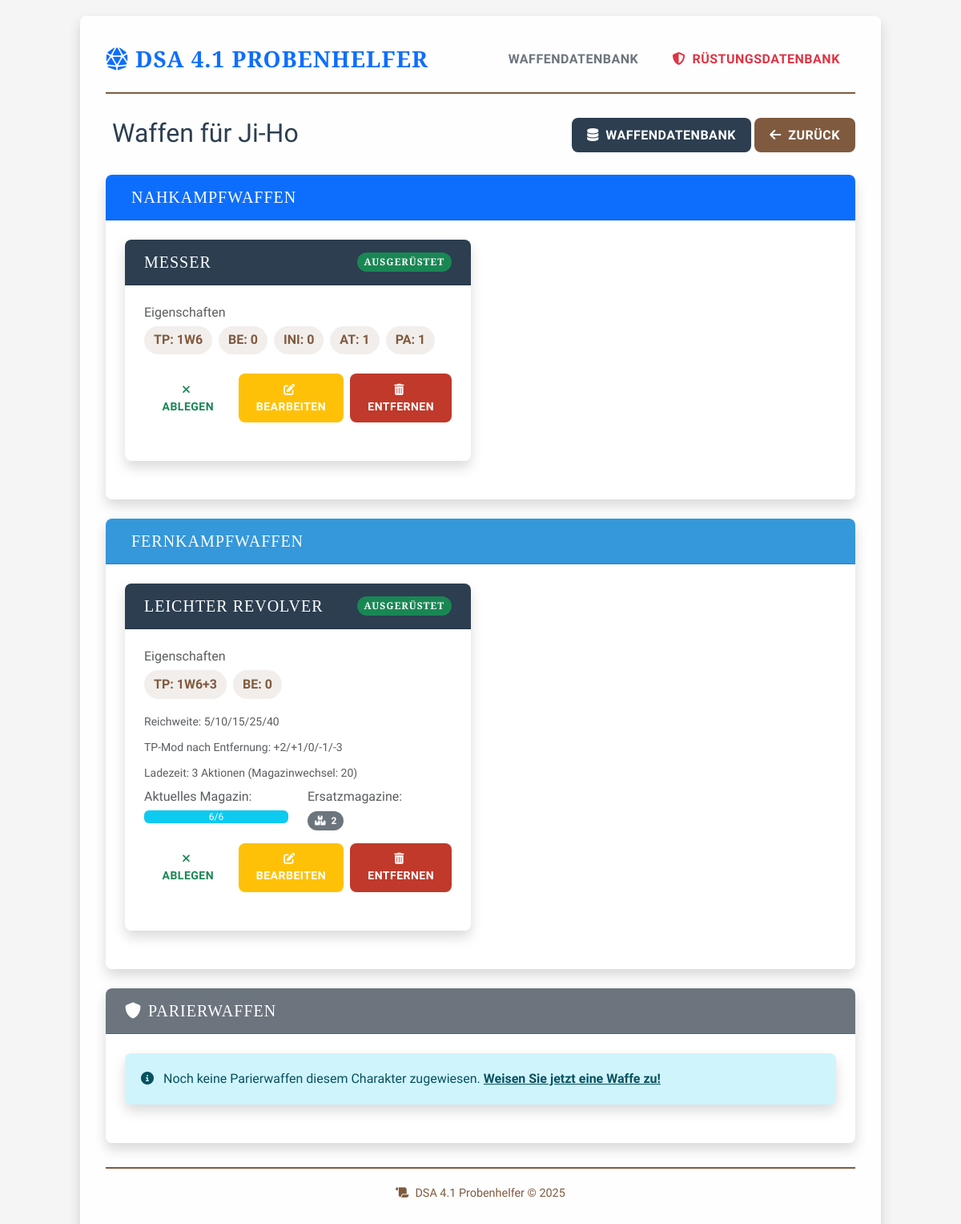
Screenshot of /character/1/weapons with the database file from the repository.
### app.py (models this page shows, shortened)
class Character(db.Model):
    id = db.Column(db.Integer, primary_key=True)
    name = db.Column(db.String(100), nullable=False)
    lp = db.Column(db.Integer, nullable=False)
    ap = db.Column(db.Integer, nullable=False)
    op = db.Column(db.Integer, nullable=False)
    chi = db.Column(db.Integer, nullable=False, default=0)  # Neue Spalte für Chi-Punkte
    rs_wert = db.Column(db.Integer, nullable=False)
    pa_basis = db.Column(db.Integer, nullable=False)
    at_basis = db.Column(db.Integer, nullable=False)
    wundschwelle = db.Column(db.Integer, nullable=False)
    damage = db.Column(db.Integer, nullable=False)
    wunden = db.Column(db.Integer, nullable=False)
    initiative = db.Column(db.Integer, nullable=False)
    mut = db.Column(db.Integer, nullable=False)
    klugheit = db.Column(db.Integer, nullable=False)
    intuition = db.Column(db.Integer, nullable=False)
    charisma = db.Column(db.Integer, nullable=False)
    fingerfertigkeit = db.Column(db.Integer, nullable=False)
    gewandtheit = db.Column(db.Integer, nullable=False)
    konstitution = db.Column(db.Integer, nullable=False)
    koerperkraft = db.Column(db.Integer, nullable=False)
    be = db.Column(db.Integer, default=0)
    talente = db.relationship('Talent', backref='character', lazy=True, cascade="all, delete-orphan")
    melee_weapon_links = db.relationship('CharacterMeleeWeapon', backref='character', lazy=True, cascade="all, delete-orphan")
    ranged_weapon_links = db.relationship('CharacterRangedWeapon', backref='character', lazy=True, cascade="all, delete-orphan")
    parry_weapon_links = db.relationship('CharacterParryWeapon', backref='character', lazy=True, cascade="all, delete-orphan")
    armor_links = db.relationship('CharacterArmor', backref='character', lazy=True, cascade="all, delete-orphan")

class CharacterMeleeWeapon(db.Model):
    __tablename__ = 'character_melee_weapon'
    id = db.Column(db.Integer, primary_key=True)
    character_id = db.Column(db.Integer, db.ForeignKey('character.id'), nullable=False)
    weapon_id = db.Column(db.Integer, db.ForeignKey('melee_weapon.id'), nullable=False)
    equipped = db.Column(db.Boolean, default=False)

class Weapon(db.Model):
    __abstract__ = True
    id = db.Column(db.Integer, primary_key=True)
    name = db.Column(db.String(100), nullable=False)

class MeleeWeapon(Weapon):
    __tablename__ = 'melee_weapon'
    be = db.Column(db.Integer, default=0)  # Behinderung
    tp = db.Column(db.String(20), nullable=False)  # z.B. "1W6+4"
    tp_kk_schwelle = db.Column(db.Integer, default=0)  # Ab welcher KK gibt es Bonus
    tp_kk_schritt = db.Column(db.Integer, default=0)  # Nach wie vielen Punkten über der Schwelle +1 TP
    ini_mod = db.Column(db.Integer, default=0)  # Initiative-Modifikator
    at_mod = db.Column(db.Integer, default=0)  # Attacke-Modifikator
    pa_mod = db.Column(db.Integer, default=0)  # Parade-Modifikator
    character_links = db.relationship('CharacterMeleeWeapon', backref='weapon', lazy=True, cascade="all, delete-orphan")

class CharacterRangedWeapon(db.Model):
    __tablename__ = 'character_ranged_weapon'
    id = db.Column(db.Integer, primary_key=True)
    character_id = db.Column(db.Integer, db.ForeignKey('character.id'), nullable=False)
    weapon_id = db.Column(db.Integer, db.ForeignKey('ranged_weapon.id'), nullable=False)
    equipped = db.Column(db.Boolean, default=False)
    munition_aktuell = db.Column(db.Integer, default=0)  # Aktuelle Munition
    magazine_count = db.Column(db.Integer, default=0)  # Anzahl zusätzlicher Magazine

class RangedWeapon(Weapon):
    __tablename__ = 'ranged_weapon'
    be = db.Column(db.Integer, default=0)  # Behinderung
    tp = db.Column(db.String(20), nullable=False)  # z.B. "1W6+4"
    reichweite = db.Column(db.String(50), nullable=False)  # z.B. "5/10/15/25/40"
    tp_mod_entfernung = db.Column(db.String(50), nullable=False)  # z.B. "+2/+1/0/-1/-3"
    ladezeit_einzeln = db.Column(db.Integer, default=1)  # Ladezeit innerhalb eines Magazins
    ladezeit_magazin = db.Column(db.Integer, nullable=True)  # Ladezeit für Magazinwechsel, NULL wenn kein Magazin
    munition_max = db.Column(db.Integer, default=0)  # Maximale Munition
    character_links = db.relationship('CharacterRangedWeapon', backref='weapon', lazy=True, cascade="all, delete-orphan")

### app.py (the view)
@app.route('/character/<int:character_id>/weapons')
def character_weapons(character_id):
    character = db.session.get(Character, character_id)
    if character is None:
        abort(404)
    melee_weapons = (db.session.query(CharacterMeleeWeapon)
                     .filter(CharacterMeleeWeapon.character_id == character_id)
                     .join(MeleeWeapon, CharacterMeleeWeapon.weapon_id == MeleeWeapon.id)
                     .all())
    ranged_weapons = (db.session.query(CharacterRangedWeapon)
                      .filter(CharacterRangedWeapon.character_id == character_id)
                      .join(RangedWeapon, CharacterRangedWeapon.weapon_id == RangedWeapon.id)
                      .all())
    parry_weapons = (db.session.query(CharacterParryWeapon)
                     .filter(CharacterParryWeapon.character_id == character_id)
                     .join(ParryWeapon, CharacterParryWeapon.weapon_id == ParryWeapon.id)
                     .all())
    return render_template('character_weapons.html',
                           character=character,
                           melee_weapons=melee_weapons,
                           ranged_weapons=ranged_weapons,
                           parry_weapons=parry_weapons)

### templates/character_weapons.html (shortened to what this page needs)
{% extends "layout.html" %}
{% block content %}
<div class="row mb-4">
  <div class="col">
    <h2>Waffen für {{ character.name }}</h2>
  </div>
  <div class="col text-end">
    <a href="{{ url_for('all_weapons') }}" class="btn btn-primary">
      <i class="fas fa-database me-1"></i> Waffendatenbank
    </a>
    <a href="{{ url_for('index') }}" class="btn btn-secondary">
      <i class="fas fa-arrow-left me-1"></i> Zurück
    </a>
  </div>
</div>
<div class="card mb-4">
  <div class="card-header bg-primary text-white">
    <h5 class="mb-0">Nahkampfwaffen</h5>
  </div>
  <div class="card-body">
    {% if melee_weapons %}
      <div class="row">
        {% for char_weapon in melee_weapons %}
          <div class="col-md-6 mb-4">
            <div class="card h-100 {% if char_weapon.equipped %}border-success{% endif %}">
              <div class="card-header d-flex justify-content-between align-items-center">
                <h5 class="mb-0">{{ char_weapon.weapon.name }}</h5>
                {% if char_weapon.equipped %}
                  <span class="badge bg-success">Ausgerüstet</span>
                {% endif %}
              </div>
              <div class="card-body">
                <div class="mb-3">
                  <h6 class="text-muted mb-2">Eigenschaften</h6>
                  <div class="d-flex flex-wrap mb-2">
                    <span class="weapon-tag">TP: {{ char_weapon.weapon.tp }}</span>
                    <span class="weapon-tag">BE: {{ char_weapon.weapon.be }}</span>
                    <span class="weapon-tag">INI: {{ char_weapon.weapon.ini_mod }}</span>
                    <span class="weapon-tag">AT: {{ char_weapon.weapon.at_mod }}</span>
                    <span class="weapon-tag">PA: {{ char_weapon.weapon.pa_mod }}</span>
                  </div>
                </div>
                <div class="d-flex justify-content-end">
                  <a href="{{ url_for('toggle_equip_melee', link_id=char_weapon.id) }}" class="btn {% if char_weapon.equipped %}btn-outline-success{% else %}btn-success{% endif %} btn-sm me-2">
                    <i class="fas {% if char_weapon.equipped %}fa-times{% else %}fa-check{% endif %} me-1"></i>
                    {% if char_weapon.equipped %}Ablegen{% else %}Ausrüsten{% endif %}
                  </a>
                  <a href="{{ url_for('edit_character_melee_weapon', link_id=char_weapon.id) }}" class="btn btn-warning btn-sm text-white me-2">
                    <i class="fas fa-edit me-1"></i> Bearbeiten
                  </a>
                  <a href="{{ url_for('remove_character_melee_weapon', link_id=char_weapon.id) }}" class="btn btn-danger btn-sm" onclick="return confirm('Waffe wirklich von diesem Charakter entfernen?')">
                    <i class="fas fa-trash-alt me-1"></i> Entfernen
                  </a>
                </div>
              </div>
            </div>
          </div>
        {% endfor %}
      </div>
    {% else %}
      <div class="alert alert-info">
        <i class="fas fa-info-circle me-2"></i> Noch keine Nahkampfwaffen diesem Charakter zugewiesen.
        <a href="{{ url_for('all_weapons') }}" class="alert-link">Weisen Sie jetzt eine Waffe zu!</a>
      </div>
    {% endif %}
  </div>
</div>
<div class="card mb-4">
  <div class="card-header bg-info text-white">
    <h5 class="mb-0">Fernkampfwaffen</h5>
  </div>
  <div class="card-body">
    {% if ranged_weapons %}
      <div class="row">
        {% for char_weapon in ranged_weapons %}
          <div class="col-md-6 mb-4">
            <div class="card h-100 {% if char_weapon.equipped %}border-success{% endif %}">
              <div class="card-header d-flex justify-content-between align-items-center">
                <h5 class="mb-0">{{ char_weapon.weapon.name }}</h5>
                {% if char_weapon.equipped %}
                  <span class="badge bg-success">Ausgerüstet</span>
                {% endif %}
              </div>
              <div class="card-body">
                <div class="mb-3">
                  <h6 class="text-muted mb-2">Eigenschaften</h6>
                  <div class="d-flex flex-wrap mb-2">
                    <span class="weapon-tag">TP: {{ char_weapon.weapon.tp }}</span>
                    <span class="weapon-tag">BE: {{ char_weapon.weapon.be }}</span>
                  </div>
                  <div class="mb-2">
                    <small class="text-muted">Reichweite: {{ char_weapon.weapon.reichweite }}</small>
                  </div>
                  <div class="mb-2">
                    <small class="text-muted">TP-Mod nach Entfernung: {{ char_weapon.weapon.tp_mod_entfernung }}</small>
                  </div>
                  <div class="mb-2">
                    <small class="text-muted">Ladezeit: {{ char_weapon.weapon.ladezeit_einzeln }} Aktionen
                    {% if char_weapon.weapon.ladezeit_magazin is not none %}
                      (Magazinwechsel: {{ char_weapon.weapon.ladezeit_magazin }})
                    {% endif %}
                    </small>
                  </div>
                  <div class="row mb-3">
                    <div class="col-md-6">
                      <h6 class="text-muted mb-2">Aktuelles Magazin:</h6>
                      <div class="progress">
                        {% set percent = (char_weapon.munition_aktuell / char_weapon.weapon.munition_max * 100) if char_weapon.weapon.munition_max > 0 else 0 %}
                        <div class="progress-bar bg-info" role="progressbar" style="width: {{ percent }}%"
                             aria-valuenow="{{ char_weapon.munition_aktuell }}" aria-valuemin="0" aria-valuemax="{{ char_weapon.weapon.munition_max }}">
                          {{ char_weapon.munition_aktuell }}/{{ char_weapon.weapon.munition_max }}
                        </div>
                      </div>
                    </div>
                    <div class="col-md-6">
                      <h6 class="text-muted mb-2">Ersatzmagazine:</h6>
                      <span class="badge bg-secondary">
                        <i class="fas fa-boxes me-1"></i> {{ char_weapon.magazine_count }}
                      </span>
                    </div>
                  </div>
                </div>
                <div class="d-flex justify-content-end">
                  <a href="{{ url_for('toggle_equip_ranged', link_id=char_weapon.id) }}" class="btn {% if char_weapon.equipped %}btn-outline-success{% else %}btn-success{% endif %} btn-sm me-2">
                    <i class="fas {% if char_weapon.equipped %}fa-times{% else %}fa-check{% endif %} me-1"></i>
                    {% if char_weapon.equipped %}Ablegen{% else %}Ausrüsten{% endif %}
                  </a>
                  <a href="{{ url_for('edit_character_ranged_weapon', link_id=char_weapon.id) }}" class="btn btn-warning btn-sm text-white me-2">
                    <i class="fas fa-edit me-1"></i> Bearbeiten
                  </a>
                  <a href="{{ url_for('remove_character_ranged_weapon', link_id=char_weapon.id) }}" class="btn btn-danger btn-sm" onclick="return confirm('Waffe wirklich von diesem Charakter entfernen?')">
                    <i class="fas fa-trash-alt me-1"></i> Entfernen
                  </a>
                </div>
              </div>
            </div>
          </div>
        {% endfor %}
      </div>
    {% else %}
      <div class="alert alert-info">
        <i class="fas fa-info-circle me-2"></i> Noch keine Fernkampfwaffen diesem Charakter zugewiesen.
        <a href="{{ url_for('all_weapons') }}" class="alert-link">Weisen Sie jetzt eine Waffe zu!</a>
      </div>
    {% endif %}
  </div>
</div>
<div class="card mb-4">
  <div class="card-header bg-secondary text-white">
    <h5 class="mb-0"><i class="fas fa-shield me-2"></i>Parierwaffen</h5>
  </div>
  <div class="card-body">
    {% if parry_weapons %}
      <div class="row">
        {% for char_weapon in parry_weapons %}
          <div class="col-md-6 mb-4">
            <div class="card h-100 {% if char_weapon.equipped %}border-success{% endif %}">
              <div class="card-header d-flex justify-content-between align-items-center">
                <h5 class="mb-0">{{ char_weapon.weapon.name }}</h5>
                {% if char_weapon.equipped %}
                  <span class="badge bg-success">Ausgerüstet</span>
                {% endif %}
              </div>
              <div class="card-body">
                <div class="mb-3">
                  <h6 class="text-muted mb-2">Eigenschaften</h6>
                  <div class="d-flex flex-wrap mb-2">
                    <span class="weapon-tag">INI: {{ char_weapon.weapon.ini_mod }}</span>
                    <span class="weapon-tag">AT: {{ char_weapon.weapon.at_mod }}</span>
                    <span class="weapon-tag">PA: {{ char_weapon.weapon.pa_mod }}</span>
                  </div>
                </div>
                <div class="d-flex justify-content-end">
                  <a href="{{ url_for('toggle_equip_parry', link_id=char_weapon.id) }}" class="btn {% if char_weapon.equipped %}btn-outline-success{% else %}btn-success{% endif %} btn-sm me-2">
                    <i class="fas {% if char_weapon.equipped %}fa-times{% else %}fa-check{% endif %} me-1"></i>
                    {% if char_weapon.equipped %}Ablegen{% else %}Ausrüsten{% endif %}
                  </a>
                  <a href="{{ url_for('edit_character_parry_weapon', link_id=char_weapon.id) }}" class="btn btn-warning btn-sm text-white me-2">
                    <i class="fas fa-edit me-1"></i> Bearbeiten
                  </a>
                  <a href="{{ url_for('remove_character_parry_weapon', link_id=char_weapon.id) }}" class="btn btn-danger btn-sm" onclick="return confirm('Waffe wirklich von diesem Charakter entfernen?')">
                    <i class="fas fa-trash-alt me-1"></i> Entfernen
                  </a>
                </div>
              </div>
            </div>
          </div>
        {% endfor %}
      </div>
    {% else %}
      <div class="alert alert-info">
        <i class="fas fa-info-circle me-2"></i> Noch keine Parierwaffen diesem Charakter zugewiesen.
        <a href="{{ url_for('all_weapons') }}" class="alert-link">Weisen Sie jetzt eine Waffe zu!</a>
      </div>
    {% endif %}
  </div>
</div>
{% endblock %}

### rows the page displays
Character: name "Ji-Ho"
CharacterMeleeWeapon: weapon.name "MESSER", equipped "AUSGERÜSTET", weapon.tp "1W6", weapon.be "0", weapon.ini_mod "0", weapon.at_mod "1", weapon.pa_mod "1"
CharacterRangedWeapon: weapon.name "LEICHTER REVOLVER", equipped "AUSGERÜSTET", weapon.tp "1W6+3", weapon.be "0", weapon.reichweite "5/10/15/25/40", weapon.tp_mod_entfernung "+2/+1/0/-1/-3", weapon.ladezeit_einzeln "3", weapon.ladezeit_magazin "20", munition_aktuell "6", weapon.munition_max "6", magazine_count "2"
